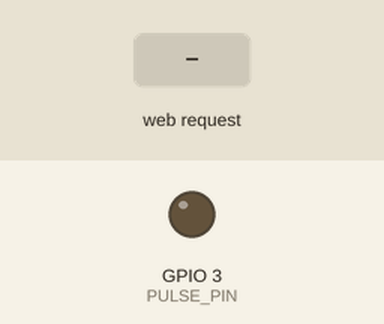
This sketch was run on a simulated ESP32. Shown: output pins drawn as LEDs (lit = HIGH). The test bench sets the inputs (shaded band). What the sketch prints to the serial monitor is not drawn.

Above: at 1.2 s.
1.3 s: HTTP request GET /pulse received
Timing chart, 0 to 4.3 s (numbered marks = the images above; inputs shaded):
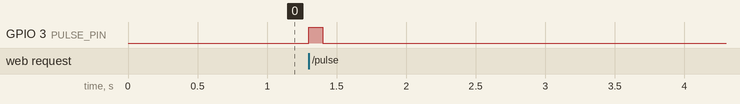

Measured:
- after the input at 1.3 s, GPIO 3 (PULSE_PIN): LOW → HIGH at once, → LOW 0.10 s later

The sketch:

sketch_mar3a.ino
```cpp
#include <WiFi.h>
#include <WebServer.h>

// AP Credentials
const char *ssid = "ESP32_Pulse_AP";
const char *password = "12345678";

// Create Web Server on port 80
WebServer server(80);

// Pulse Pin (Change if needed)
#define PULSE_PIN 3  // GPIO 3 (Can be changed to safer pin like GPIO 4)

// Setup
void setup() {
  Serial.begin(115200);
  pinMode(PULSE_PIN, OUTPUT);
  digitalWrite(PULSE_PIN, LOW);  // Initial state LOW

  // Start Access Point
  WiFi.softAP(ssid, password);

  Serial.println("Access Point Started");
  Serial.print("IP Address: ");
  Serial.println(WiFi.softAPIP());

  // Define Web Routes
  server.on("/", handleRoot);
  server.on("/pulse", handlePulse);

  server.begin();
}

// Main Loop
void loop() {
  server.handleClient();
}

// Serve HTML Page
void handleRoot() {
  String html = "<html>\
  <head><title>ESP32 Pulse Control</title></head>\
  <body>\
  <h2>ESP32 Pulse Generator</h2>\
  <p><a href='/pulse'><button style='font-size:20px;'>Generate 100ms Pulse</button></a></p>\
  </body>\
  </html>";
  server.send(200, "text/html", html);
}

// Handle Pulse Trigger
void handlePulse() {
  digitalWrite(PULSE_PIN, HIGH);
  delay(100);   // 100 ms pulse
  digitalWrite(PULSE_PIN, LOW);

  server.sendHeader("Location", "/", true);  // Redirect back to main page
  server.send(302, "text/plain", "");        // Redirect response
}
```
